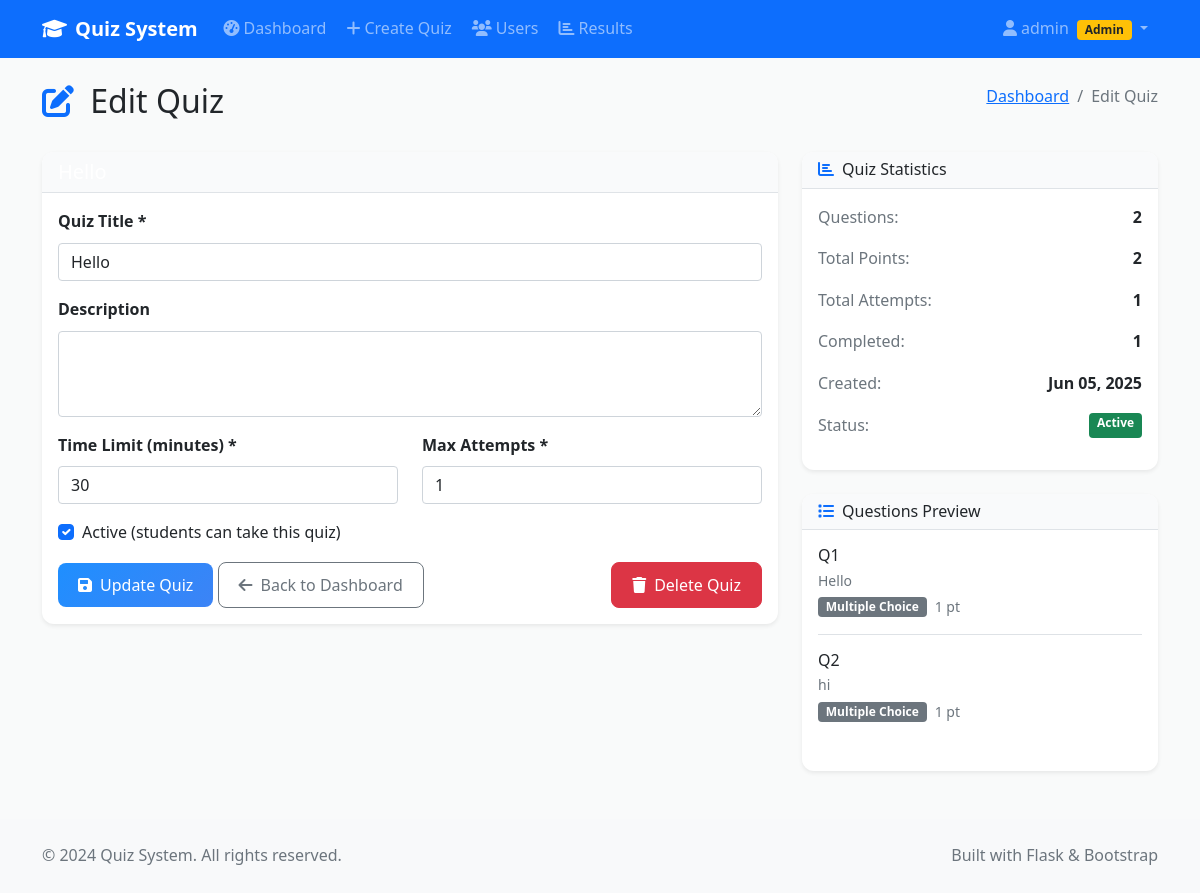
The page /admin/edit_quiz/2 (signed in) on the database its author committed.
### models.py (models this page shows)
class User(UserMixin, db.Model):
    id = db.Column(db.Integer, primary_key=True)
    username = db.Column(db.String(64), unique=True, nullable=False)
    email = db.Column(db.String(120), unique=True, nullable=False)
    password_hash = db.Column(db.String(256), nullable=False)
    is_admin = db.Column(db.Boolean, default=False)
    created_at = db.Column(db.DateTime, default=datetime.utcnow)
    created_quizzes = db.relationship('Quiz', backref='creator', lazy=True)
    quiz_attempts = db.relationship('QuizAttempt', backref='user', lazy=True)

class Quiz(db.Model):
    id = db.Column(db.Integer, primary_key=True)
    title = db.Column(db.String(200), nullable=False)
    description = db.Column(db.Text)
    created_by = db.Column(db.Integer, db.ForeignKey('user.id'), nullable=False)
    time_limit = db.Column(db.Integer, default=30)  # in minutes
    max_attempts = db.Column(db.Integer, default=1)
    is_active = db.Column(db.Boolean, default=True)
    created_at = db.Column(db.DateTime, default=datetime.utcnow)
    questions = db.relationship('Question', backref='quiz', lazy=True, cascade='all, delete-orphan')
    attempts = db.relationship('QuizAttempt', backref='quiz', lazy=True)
    def get_total_points(self):
        return sum(q.points for q in self.questions)

class Question(db.Model):
    id = db.Column(db.Integer, primary_key=True)
    quiz_id = db.Column(db.Integer, db.ForeignKey('quiz.id'), nullable=False)
    question_text = db.Column(db.Text, nullable=False)
    question_type = db.Column(db.String(20), nullable=False)  # multiple_choice, true_false, short_answer
    points = db.Column(db.Integer, default=1)
    order_index = db.Column(db.Integer, default=0)
    answer_options = db.relationship('AnswerOption', backref='question', lazy=True, cascade='all, delete-orphan')
    user_answers = db.relationship('UserAnswer', backref='question', lazy=True)

### admin.py (the view, shortened to what this page needs)
@admin_bp.route('/edit_quiz/<int:quiz_id>', methods=['GET', 'POST'])
@login_required
@admin_required
def edit_quiz(quiz_id):
    quiz = Quiz.query.get_or_404(quiz_id)
    return render_template('admin/edit_quiz.html', quiz=quiz)

### templates/admin/edit_quiz.html (shortened to what this page needs)
{% extends "base.html" %}
{% block content %}
<div class="container my-4">
    <div class="row">
        <div class="col-12">
            <div class="d-flex justify-content-between align-items-center mb-4">
                <h2>
                    <i class="fas fa-edit text-primary me-2"></i>
                    Edit Quiz
                </h2>
                <nav aria-label="breadcrumb">
                    <ol class="breadcrumb">
                        <li class="breadcrumb-item">
                            <a href="{{ url_for('admin.dashboard') }}">Dashboard</a>
                        </li>
                        <li class="breadcrumb-item active">Edit Quiz</li>
                    </ol>
                </nav>
            </div>
        </div>
    </div>
    <div class="row">
        <div class="col-lg-8">
            <div class="card border-0 shadow-sm">
                <div class="card-header bg-primary text-white">
                    <h5 class="mb-0">{{ quiz.title }}</h5>
                </div>
                <div class="card-body">
                    <form method="POST">
                        <div class="mb-3">
                            <label for="title" class="form-label">Quiz Title *</label>
                            <input type="text" class="form-control" id="title" name="title"
                                   value="{{ quiz.title }}" required>
                        </div>
                        <div class="mb-3">
                            <label for="description" class="form-label">Description</label>
                            <textarea class="form-control" id="description" name="description" rows="3">{{ quiz.description or '' }}</textarea>
                        </div>
                        <div class="row">
                            <div class="col-md-6">
                                <div class="mb-3">
                                    <label for="time_limit" class="form-label">Time Limit (minutes) *</label>
                                    <input type="number" class="form-control" id="time_limit" name="time_limit"
                                           value="{{ quiz.time_limit }}" min="1" max="180" required>
                                </div>
                            </div>
                            <div class="col-md-6">
                                <div class="mb-3">
                                    <label for="max_attempts" class="form-label">Max Attempts *</label>
                                    <input type="number" class="form-control" id="max_attempts" name="max_attempts"
                                           value="{{ quiz.max_attempts }}" min="1" max="10" required>
                                </div>
                            </div>
                        </div>
                        <div class="mb-3">
                            <div class="form-check">
                                <input class="form-check-input" type="checkbox" id="is_active" name="is_active"
                                       {% if quiz.is_active %}checked{% endif %}>
                                <label class="form-check-label" for="is_active">
                                    Active (students can take this quiz)
                                </label>
                            </div>
                        </div>
                        <div class="d-flex justify-content-between">
                            <div>
                                <button type="submit" class="btn btn-primary">
                                    <i class="fas fa-save me-2"></i>Update Quiz
                                </button>
                                <a href="{{ url_for('admin.dashboard') }}" class="btn btn-outline-secondary">
                                    <i class="fas fa-arrow-left me-2"></i>Back to Dashboard
                                </a>
                            </div>
                            <form method="POST" action="{{ url_for('admin.delete_quiz', quiz_id=quiz.id) }}"
                                  class="d-inline" onsubmit="return confirm('Are you sure you want to delete this quiz? This action cannot be undone.')">
                                <button type="submit" class="btn btn-danger">
                                    <i class="fas fa-trash me-2"></i>Delete Quiz
                                </button>
                            </form>
                        </div>
                    </form>
                </div>
            </div>
        </div>
        <div class="col-lg-4">
            <div class="card border-0 shadow-sm">
                <div class="card-header bg-light">
                    <h6 class="mb-0">
                        <i class="fas fa-chart-bar text-primary me-2"></i>Quiz Statistics
                    </h6>
                </div>
                <div class="card-body">
                    <div class="stat-item mb-3">
                        <div class="d-flex justify-content-between">
                            <span class="text-muted">Questions:</span>
                            <strong>{{ quiz.questions|length }}</strong>
                        </div>
                    </div>
                    <div class="stat-item mb-3">
                        <div class="d-flex justify-content-between">
                            <span class="text-muted">Total Points:</span>
                            <strong>{{ quiz.get_total_points() }}</strong>
                        </div>
                    </div>
                    <div class="stat-item mb-3">
                        <div class="d-flex justify-content-between">
                            <span class="text-muted">Total Attempts:</span>
                            <strong>{{ quiz.attempts|length }}</strong>
                        </div>
                    </div>
                    <div class="stat-item mb-3">
                        <div class="d-flex justify-content-between">
                            <span class="text-muted">Completed:</span>
                            <strong>{{ quiz.attempts|selectattr('is_completed')|list|length }}</strong>
                        </div>
                    </div>
                    <div class="stat-item mb-3">
                        <div class="d-flex justify-content-between">
                            <span class="text-muted">Created:</span>
                            <strong>{{ quiz.created_at.strftime('%b %d, %Y') }}</strong>
                        </div>
                    </div>
                    <div class="stat-item mb-3">
                        <div class="d-flex justify-content-between">
                            <span class="text-muted">Status:</span>
                            <span class="badge bg-{% if quiz.is_active %}success{% else %}secondary{% endif %}">
                                {% if quiz.is_active %}Active{% else %}Inactive{% endif %}
                            </span>
                        </div>
                    </div>
                </div>
            </div>
            <div class="card border-0 shadow-sm mt-4">
                <div class="card-header bg-light">
                    <h6 class="mb-0">
                        <i class="fas fa-list text-primary me-2"></i>Questions Preview
                    </h6>
                </div>
                <div class="card-body">
                    {% if quiz.questions %}
                        <div class="questions-preview">
                            {% for question in quiz.questions %}
                                <div class="question-preview-item mb-3 pb-3 {% if not loop.last %}border-bottom{% endif %}">
                                    <div class="d-flex justify-content-between align-items-start">
                                        <div class="flex-grow-1">
                                            <h6 class="mb-1">Q{{ loop.index }}</h6>
                                            <p class="text-muted small mb-1">
                                                {{ question.question_text[:50] }}{% if question.question_text|length > 50 %}...{% endif %}
                                            </p>
                                            <div class="d-flex align-items-center">
                                                <span class="badge bg-secondary me-2">
                                                    {{ question.question_type.replace('_', ' ').title() }}
                                                </span>
                                                <small class="text-muted">{{ question.points }} pt{{ 's' if question.points != 1 else '' }}</small>
                                            </div>
                                        </div>
                                    </div>
                                </div>
                            {% endfor %}
                        </div>
                    {% else %}
                        <div class="text-center py-3">
                            <i class="fas fa-question-circle fa-2x text-muted mb-2"></i>
                            <p class="text-muted small mb-0">No questions added yet</p>
                        </div>
                    {% endif %}
                </div>
            </div>
        </div>
    </div>
</div>
{% endblock %}

### templates/base.html (shortened to what this page needs)
<!DOCTYPE html>
<html lang="en">
<head>
    <link href="https://cdn.jsdelivr.net/npm/bootstrap@5.1.3/dist/css/bootstrap.min.css" rel="stylesheet">
    <link rel="stylesheet" href="https://cdnjs.cloudflare.com/ajax/libs/font-awesome/6.0.0/css/all.min.css">
    <link rel="stylesheet" href="{{ url_for('static', filename='css/style.css') }}">
</head>
<body>
    <nav class="navbar navbar-expand-lg navbar-dark bg-primary">
        <div class="container">
            <a class="navbar-brand" href="{{ url_for('index') }}">
                <i class="fas fa-graduation-cap me-2"></i>Quiz System
            </a>
            <div class="collapse navbar-collapse" id="navbarNav">
                <ul class="navbar-nav me-auto">
                    {% if current_user.is_authenticated %}
                        {% if current_user.is_admin %}
                            <li class="nav-item">
                                <a class="nav-link" href="{{ url_for('admin.dashboard') }}">
                                    <i class="fas fa-tachometer-alt me-1"></i>Dashboard
                                </a>
                            </li>
                            <li class="nav-item">
                                <a class="nav-link" href="{{ url_for('admin.create_quiz') }}">
                                    <i class="fas fa-plus me-1"></i>Create Quiz
                                </a>
                            </li>
                            <li class="nav-item">
                                <a class="nav-link" href="{{ url_for('admin.manage_users') }}">
                                    <i class="fas fa-users me-1"></i>Users
                                </a>
                            </li>
                            <li class="nav-item">
                                <a class="nav-link" href="{{ url_for('admin.results') }}">
                                    <i class="fas fa-chart-bar me-1"></i>Results
                                </a>
                            </li>
                        {% endif %}
                    {% endif %}
                </ul>
                <ul class="navbar-nav">
                    {% if current_user.is_authenticated %}
                        <li class="nav-item dropdown">
                            <a class="nav-link dropdown-toggle" href="#" id="navbarDropdown" role="button" data-bs-toggle="dropdown">
                                <i class="fas fa-user me-1"></i>{{ current_user.username }}
                                {% if current_user.is_admin %}
                                    <span class="badge bg-warning text-dark ms-1">Admin</span>
                                {% endif %}
                            </a>
                        </li>
                    {% endif %}
                </ul>
            </div>
        </div>
    </nav>
    <main class="main-content">
        {% block content %}{% endblock %}
    </main>
    <footer class="bg-light py-4 mt-5">
        <div class="container">
            <div class="row">
                <div class="col-md-6">
                    <p class="text-muted mb-0">&copy; 2024 Quiz System. All rights reserved.</p>
                </div>
                <div class="col-md-6 text-end">
                    <p class="text-muted mb-0">Built with Flask & Bootstrap</p>
                </div>
            </div>
        </div>
    </footer>
</body>
</html>

### rows shown on the page
User: username "admin"
Quiz: title "Hello", time_limit "30", max_attempts "1", is_active "☑", created_at "Jun 05, 2025"
Question: get_total_points "2", question_text "Hello", question_type.replace "Multiple Choice", points "1"
Question: question_text "hi", question_type.replace "Multiple Choice", points "1"

### other values the page prints
{{ quiz.questions|length }} "2"
{{ quiz.attempts|length }} "1"
{{ quiz.attempts|selectattr('is_completed')|list|length }} "1"
